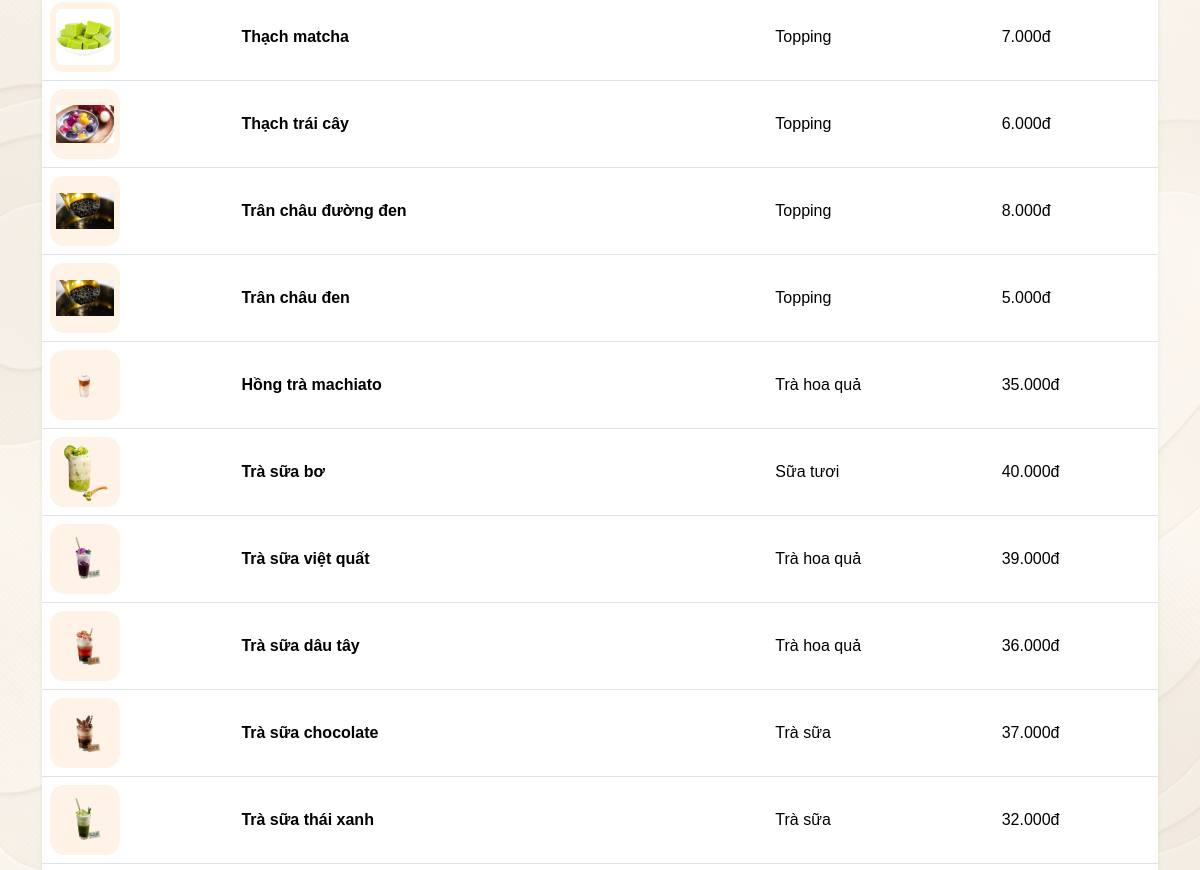
/admin/products (signed in, middle part), run on an earlier commit of the app's database.
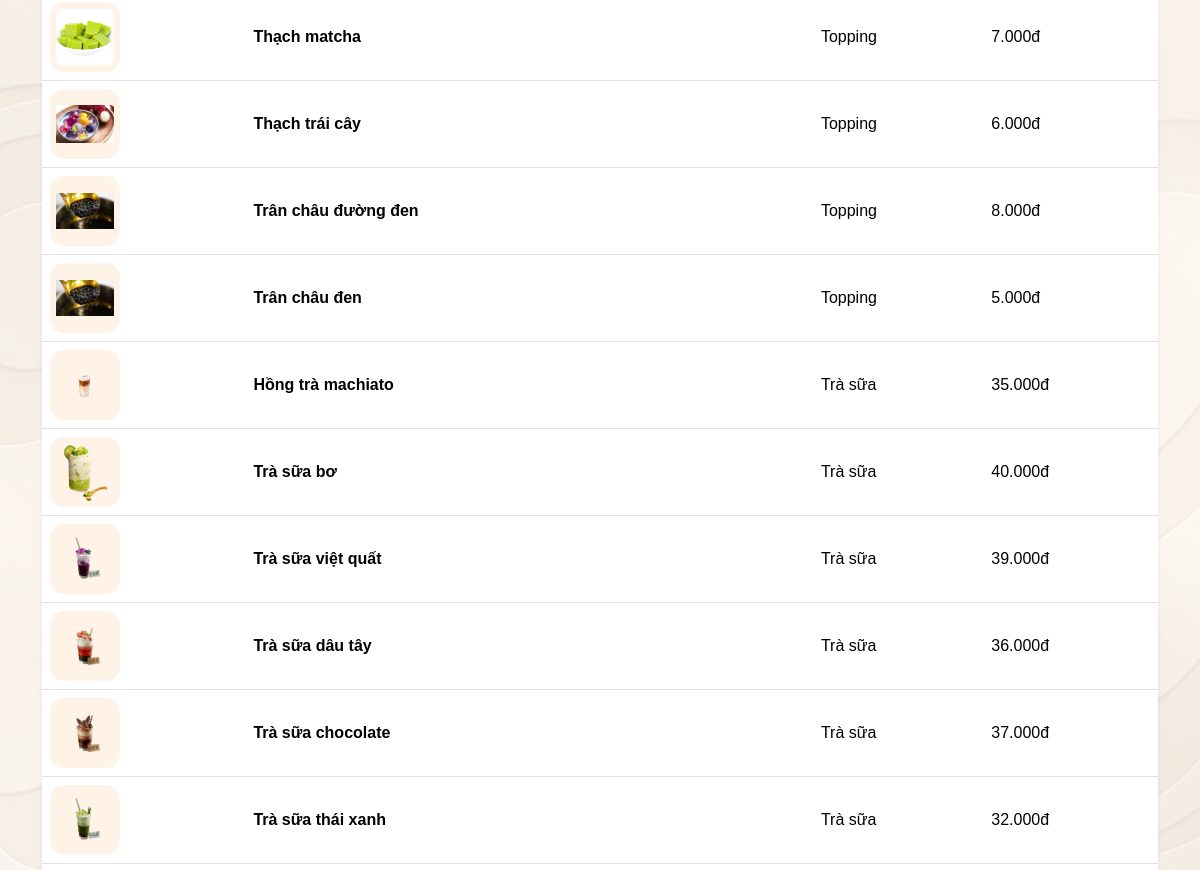
And on a later commit of the database.
### milk_tea_shop/models.py (models this page shows)
class Product(db.Model):
    __tablename__ = "products"
    id = db.Column(db.Integer, primary_key=True)
    name = db.Column(db.String(120), nullable=False)
    category = db.Column(db.String(80), nullable=False)
    size = db.Column(db.String(50), default="M/L")
    topping = db.Column(db.String(120), default="Không")
    price = db.Column(db.Integer, nullable=False)
    description = db.Column(db.Text, default="")
    image = db.Column(db.String(255), default="")
    order_items = db.relationship("OrderItem", backref="product", lazy=True)

### milk_tea_shop/routes.py (the view)
@main_bp.route("/admin/products")
def admin_products():
    if not check_admin():
        return redirect(url_for("main.login"))
    products = Product.query.order_by(Product.id.desc()).all()
    return render_template("admin_products.html", products=products)

### milk_tea_shop/routes.py (called while the page is built)
def money(number):
    return f"{number:,.0f}đ".replace(",", ".")

@main_bp.app_context_processor
def send_data_to_html():
    cart = session.get("cart", {})
    cart_count = 0
    for quantity in cart.values():
        try:
            cart_count += int(quantity)
        except:
            pass
    return {
        "money": money,
        "cart_count": cart_count
    }

def check_admin():
    if "user_id" not in session:
        flash("Vui lòng đăng nhập trước.", "warning")
        return False
    if session.get("role") != "admin":
        flash("Bạn không có quyền truy cập trang quản lý.", "danger")
        return False
    return True

### milk_tea_shop/templates/admin_products.html (shortened to what this page needs)
{% extends "base.html" %}
{% block content %}
<section class="container py-5">
    <div class="table-responsive shadow-sm rounded bg-white">
        <table class="table align-middle mb-0">
            <tbody>
                {% for p in products %}
                <tr>
                    <td>
                        <img src="{{ url_for('static', filename='images/' + (p.image or 'logo.png')) }}" class="table-img" alt="{{ p.name }}">
                    </td>
                    <td class="fw-semibold">{{ p.name }}</td>
                    <td>{{ p.category }}</td>
                    <td>{{ money(p.price) }}</td>
                </tr>
                {% else %}
                <tr>
                    <td colspan="4" class="text-center text-muted py-4">Chưa có sản phẩm.</td>
                </tr>
                {% endfor %}
            </tbody>
        </table>
    </div>
</section>
{% endblock %}

What changed in the data, as far as the page shows it:
changed Product "Hồng trà machiato": category "Trà hoa quả" → "Trà sữa"
changed Product "Trà sữa bơ": category "Sữa tươi" → "Trà sữa"
changed Product "Trà sữa việt quất": category "Trà hoa quả" → "Trà sữa"
changed Product "Trà sữa dâu tây": category "Trà hoa quả" → "Trà sữa"
